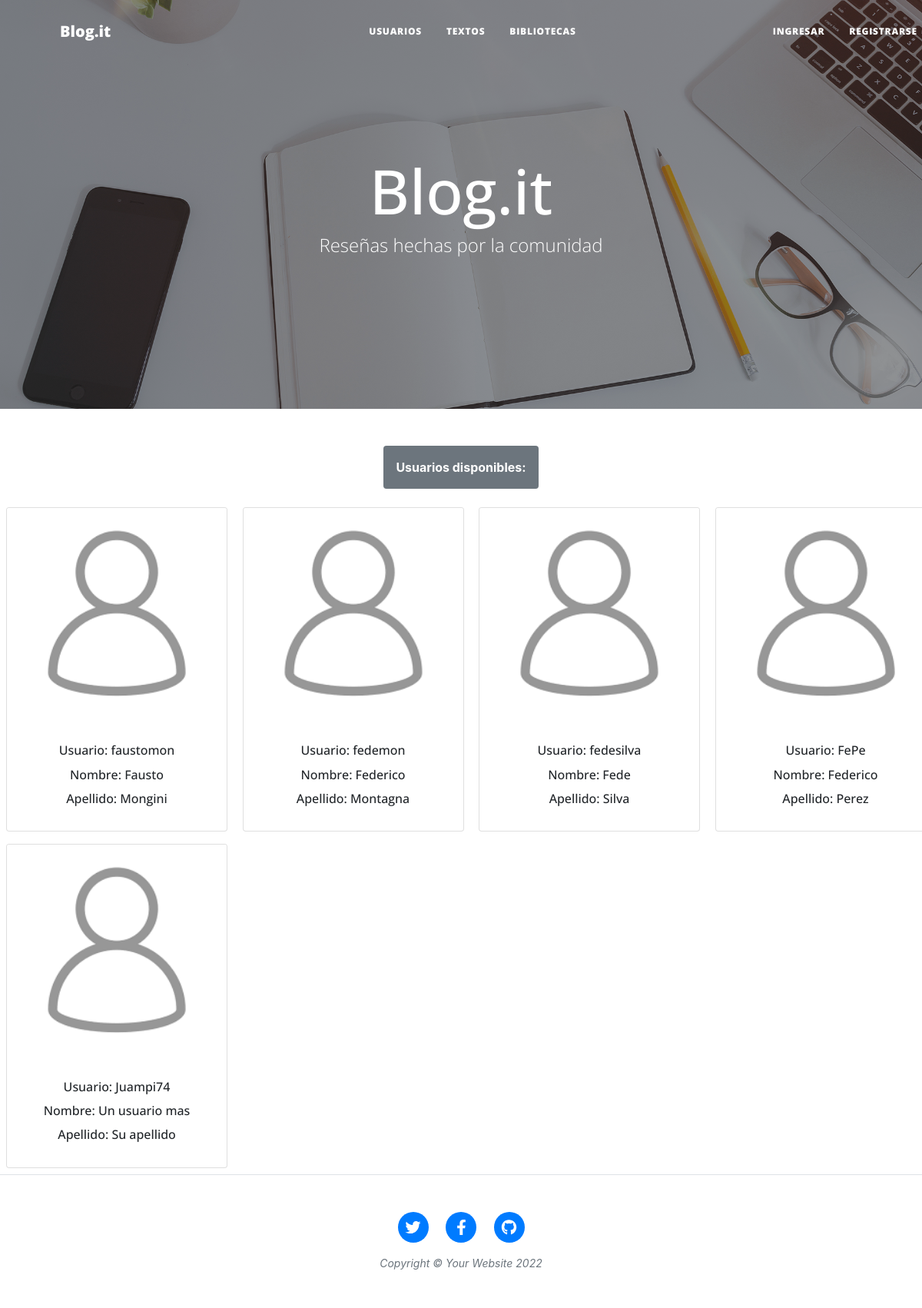
Screenshot of /usuario_list/ with the database file from the repository.
### AppEntregable/models.py (models this page shows, shortened)
class Usuario(models.Model):
    nombre=models.CharField(max_length=50)
    apellido=models.CharField(max_length=50)
    nombre_de_usuario=models.CharField(max_length=50)
    email=models.EmailField(max_length=50)
    password=models.CharField(max_length=50)
    fecha_de_nacimiento=models.DateField()

### AppEntregable/views.py (the view)
# urls.py: path("usuario_list/", usuario_list, name="usuario_list"),
def usuario_list(request):
    usuarios = Usuario.objects.all()
    context = {'usuarios':usuarios}
    return render(request, "usuario_list.html", context=context)

### AppEntregable/template/usuario_list.html
{% extends "padre.html" %}
{% load static %}
{% block contenidoQueCambia %}
<body>
  <div class="containter text-center m-2">
    <div class="rounded d-inline-block p-3 mb-2 bg-secondary text-white"><b>Usuarios disponibles:</b></div>
  </div>
<div class="containter">
  <div class="row">
    {% for usuario in usuarios %}
      <div class="col-3">
        <div class="card m-2" style="width: 18rem;">
          <img src='/static/assets/img/usuario.jpg' class="card-img-top" alt="...">
            <div class="card-body">
            <h6 class="card-title text-center">Usuario: {{usuario.nombre_de_usuario}}</h6>
            <h6 class="card-title text-center">Nombre: {{usuario.nombre}}</h6>
            <h6 class="card-title text-center">Apellido: {{usuario.apellido}}</h6>
            </div>
        </div>
      </div>
    {% endfor %}
</div>
</body>
{% endblock %}

### AppEntregable/template/padre.html (shortened to what this page needs)
<!DOCTYPE html>
<html lang="en">
    <head>
        {% load static %}
        <link href="{% static 'css/styles.css'%}" rel="stylesheet" />
        <link rel="stylesheet" href="https://cdn.jsdelivr.net/npm/bootstrap@4.6.1/dist/css/bootstrap.min.css">
    </head>
    <body>
        <nav class="navbar navbar-expand-lg navbar-light" id="mainNav">
            <div class="container px-4 px-lg-5">
                <a class="navbar-brand" style="margin-right: 20rem" href="{% url 'inicio'%}">Blog.it</a>
                <div class="collapse navbar-collapse" id="navbarResponsive">
                    <ul class="navbar-nav py-lg-0">
                        <li class="nav-item"><a class="nav-link px-lg-3 py-3 py-lg-4" href="{% url 'Usuario'%}">Usuarios</a></li>
                        <li class="nav-item"><a class="nav-link px-lg-3 py-3 py-lg-4" href="{% url 'textos'%}">Textos</a></li>
                        <li class="nav-item"><a class="nav-link px-lg-3 py-3 py-lg-4" style="margin-right: 14rem" href="{% url 'bibliotecas'%}">Bibliotecas</a></li>
                        {% if request.user.is_authenticated %}
                        <li class="nav-item"><a class="nav-link px-lg-3 py-3 py-lg-4" href="{% url 'sesion_cerrar'%}">Salir</a></li>
                        {% else %}
                        <li class="nav-item"><a class="nav-link px-lg-3 py-3 py-lg-4" href="{% url 'sesion_iniciar'%}">Ingresar</a></li>
                        <li class="nav-item"><a class="nav-link px-lg-3 py-3 py-lg-4" href="{% url 'sesion_registrar'%}">Registrarse</a></li>
                        {% endif %}
                    </ul>
                </div>
            </div>
        </nav>
        <header class="masthead" style="background-image: url(/static/assets/img/home-bg.jpg)">
            <div class="container position-relative px-4 px-lg-5">
                <div class="row gx-4 gx-lg-5 justify-content-center">
                    <div class="col-md-10 col-lg-8 col-xl-7">
                        <div class="site-heading">
                            <h1>Blog.it</h1>
                            <span class="subheading">Reseñas hechas por la comunidad</span>
                        </div>
                    </div>
                </div>
            </div>
        </header>
        {% block contenidoQueCambia %}
        {% endblock %}
        <footer class="border-top">
            <div class="container px-4 px-lg-5">
                <div class="row gx-4 gx-lg-5 justify-content-center">
                    <div class="col-md-10 col-lg-8 col-xl-7">
                        <ul class="list-inline text-center">
                            <li class="list-inline-item">
                                <a href="https://vinomanos.com/wp-content/uploads/2020/05/receta-de-pastel-de-papas.jpg">
                                    <span class="fa-stack fa-lg">
                                        <i class="fas fa-circle fa-stack-2x"></i>
                                        <i class="fab fa-twitter fa-stack-1x fa-inverse"></i>
                                    </span>
                                </a>
                            </li>
                            <li class="list-inline-item">
                                <a href="https://vinomanos.com/wp-content/uploads/2020/05/receta-de-pastel-de-papas.jpg">
                                    <span class="fa-stack fa-lg">
                                        <i class="fas fa-circle fa-stack-2x"></i>
                                        <i class="fab fa-facebook-f fa-stack-1x fa-inverse"></i>
                                    </span>
                                </a>
                            </li>
                            <li class="list-inline-item">
                                <a href="https://github.com/faustomon/EntregableFinal">
                                    <span class="fa-stack fa-lg">
                                        <i class="fas fa-circle fa-stack-2x"></i>
                                        <i class="fab fa-github fa-stack-1x fa-inverse"></i>
                                    </span>
                                </a>
                            </li>
                        </ul>
                        <div class="small text-center text-muted fst-italic">Copyright &copy; Your Website 2022</div>
                    </div>
                </div>
            </div>
        </footer>
    </body>
</html>

### rows the page displays
Usuario: nombre_de_usuario "faustomon", nombre "Fausto", apellido "Mongini"
Usuario: nombre_de_usuario "fedemon", nombre "Federico", apellido "Montagna"
Usuario: nombre_de_usuario "fedesilva", nombre "Fede", apellido "Silva"
Usuario: nombre_de_usuario "FePe", nombre "Federico", apellido "Perez"
Usuario: nombre_de_usuario "Juampi74", nombre "Un usuario mas", apellido "Su apellido"
